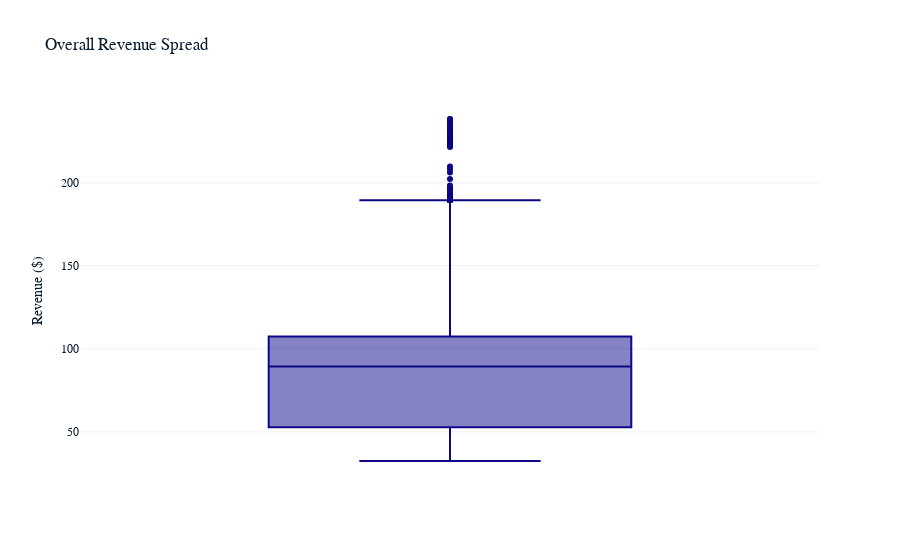

The notebook cell this image was saved under:
### Code cell
fig = px.box(df, y='revenue', color_discrete_sequence=px.colors.sequential.Plasma,
             title='Overall Revenue Spread')

fig.update_yaxes(title='Revenue ($)')
fig.show()

### Figure 1 — Plotly figure (JSON) as saved in the notebook; plotly's stock layout.template omitted (floating-point values rounded to 4 significant figures; data arrays with more than 128 entries replaced by an {"elided": "..."} marker saying what was removed)
{"data": [{"alignmentgroup": "True", "hovertemplate": "revenue=%{y}<extra></extra>", "legendgroup": "", "marker": {"color": "#0d0887"}, "name": "", "notched": false, "offsetgroup": "", "orientation": "v", "showlegend": false, "x0": " ", "xaxis": "x", "y": {"elided": "15000 float values"}, "y0": " ", "yaxis": "y", "type": "box"}], "layout": {"xaxis": {"anchor": "y", "domain": [0, 1]}, "yaxis": {"anchor": "x", "domain": [0, 1], "title": {"text": "Revenue ($)"}}, "legend": {"tracegroupgap": 0}, "title": {"text": "Overall Revenue Spread"}, "boxmode": "group"}}
